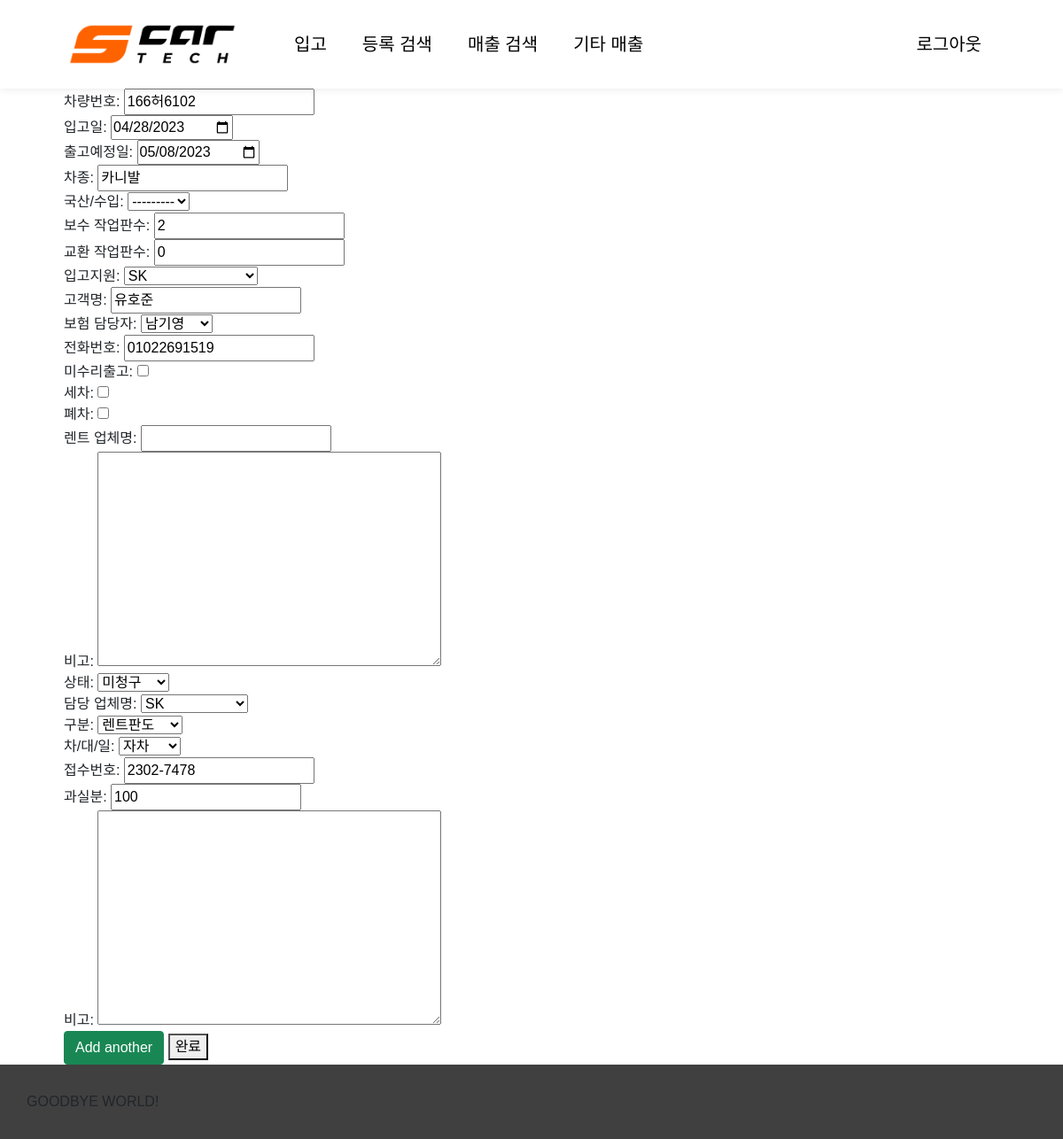
The page /demand/edit_register/1594/ (signed in) on the database its author committed.
### demand/models.py (models this page shows, shortened)
class Register(TimeStampedModel):
    class Meta:
        ordering = ["-created",]
        verbose_name = "등록"
        verbose_name_plural = "등록(들)"
    RO_number = models.CharField(verbose_name="RO번호", max_length=10)
    car_number = models.CharField(verbose_name="차량번호", max_length=20)
    day_came_in = models.DateField(verbose_name="입고일")
    expected_day_came_out = models.DateField(
        blank=True, null=True, verbose_name="출고예정일")
    real_day_came_out = models.DateField(
        blank=True, null=True, verbose_name="실제출고일")
    car_model = models.CharField(max_length=90, verbose_name="차종")
    abroad_type = models.CharField(
        choices=(("domestic", "국산"), ("imported", "수입")), max_length=10, verbose_name="국산/수입")
    number_of_repair_works = models.IntegerField(
        null=True, blank=True,
        default=0, verbose_name="보수 작업판수")
    number_of_exchange_works = models.IntegerField(
        null=True, blank=True,
        default=0, verbose_name="교환 작업판수")
    supporter = models.ForeignKey(
        Supporter, verbose_name="입고지원", blank=True, null=True, on_delete=models.SET_NULL, related_name="registers")
    client_name = models.CharField(
        blank=True, null=True, verbose_name="고객명", max_length=30)
    insurance_agent = models.ForeignKey(
        InsuranceAgent, related_name="orders", null=True, on_delete=models.SET_NULL, verbose_name="보험 담당자")
    phone_number = models.CharField(
        null=True, blank=True, verbose_name="전화번호", max_length=15)
    unrepaired = models.BooleanField(default=False, verbose_name="미수리출고")
    wash_car = models.BooleanField(default=False, verbose_name="세차")
    wasted = models.BooleanField(default=False, verbose_name="폐차")
    rentcar_company_name = models.CharField(
        blank=True, null=True, max_length=100, verbose_name="렌트 업체명")
    note = models.TextField(
        blank=True, null=True, verbose_name="비고")

### demand/views.py (the view, shortened to what this page needs)
# urls.py: path("edit_register/<int:pk>/", views.edit_register, name="edit_register"),
@login_required
def edit_register(request, pk):
    register = get_object_or_404(Register, pk=pk)
    register_form = NewRegisterForm(instance=register)
    order_form_factory = modelformset_factory(
        Order, form=OrderForm, extra=0)
    if request.method == "GET":
        order_formset = order_form_factory(
            queryset=register.orders.all())
        return render(request, "demand/edit_register.html", context={
            "register_form": register_form,
            "order_formset": order_formset,
        })

### demand/forms.py
class NewRegisterForm(forms.ModelForm):
    class Meta:
        model = Register
        exclude = ["RO_number", "real_day_came_out"]
        widgets = {
            'day_came_in': forms.DateInput(attrs={'type': 'date'}),
            'expected_day_came_out': forms.DateInput(attrs={'type': 'date'}),
            'real_day_came_out': forms.DateInput(attrs={'type': 'date'}),
        }

### demand/models.py (called while the page is built)
    def __str__(self):
        return self.name

    def __str__(self):
        return self.name

    def __str__(self):
        return self.name

### templates/demand/edit_register.html (shortened to what this page needs)
{% extends "base.html" %}
{% load formset_tags %}
{% load static %}
{% block css %}
<link rel="stylesheet" href="{% static 'css/home.css' %}">
{% endblock css %}
{% block content %}
<form id="formset" method="POST" data-formset-prefix="{{order_formset.prefix}}">
    <div id="register_form">
        {{register_form.as_div}}
    </div>
    <div data-formset-body id="order_formset">
        {% for form in order_formset %}
        <div data-formset-form class="new_order">
            {{form.as_div}}
        </div>
        {% endfor %}
    </div>
    <input id="add_button" type="button" class="btn btn-success" value="Add another" data-formset-add>
    <button>완료</button>
</form>
{% endblock content %}
{% block footer%}
{% include "modules/footer.html" %}
{% endblock footer%}

### static/css/project.css (style rules this page uses)
* { --blue: #009cff; --orange: #ff6300; font-family: "Noto Sans KR", sans-serif; font-weight: 400; }
body { position: relative; max-width: 100vw; min-height: calc(var(--vh) * 100); }

### rows shown on the page
Register: car_number "166허6102", day_came_in "04/28/2023", expected_day_came_out "05/08/2023", car_model "카니발", abroad_type "---------", number_of_repair_works "2", number_of_exchange_works "0", supporter "SK", client_name "유호준", insurance_agent "남기영", phone_number "01022691519"
